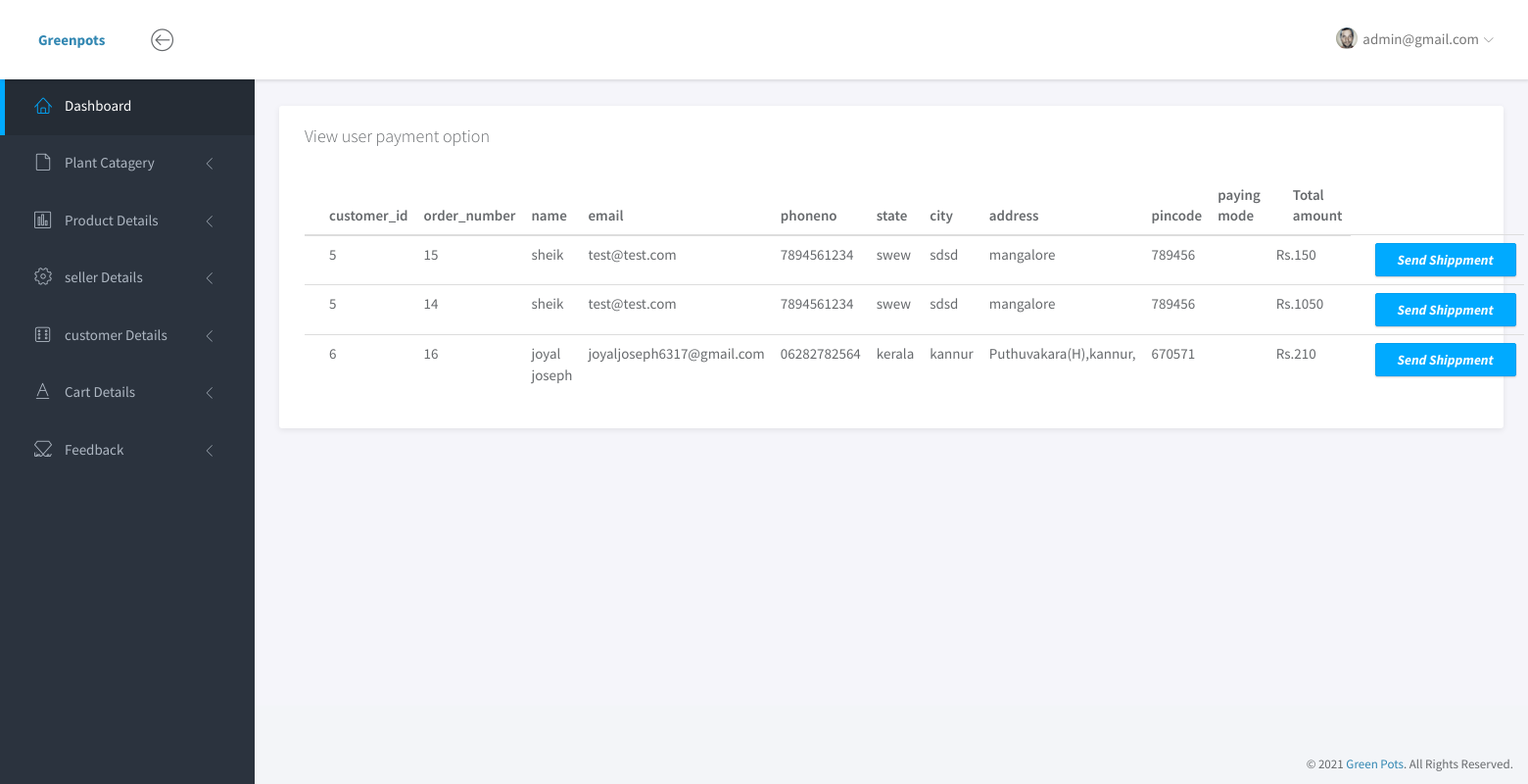
The page /admin/vieworderpay.php (signed in) on the database its author committed.
### tables this page shows
CREATE TABLE `ordercheckout` (
  `or_id` int(11) NOT NULL,
  `u_id` int(100) NOT NULL,
  `name` varchar(100) NOT NULL,
  `email` varchar(100) NOT NULL,
  `phone` varchar(100) NOT NULL,
  `address` varchar(1000) NOT NULL,
  `city` varchar(100) NOT NULL,
  `state` varchar(100) NOT NULL,
  `pin` int(100) NOT NULL,
  `paymode` varchar(100) NOT NULL,
  `cardname` varchar(100) NOT NULL,
  `cardno` varchar(100) NOT NULL,
  `cvv` varchar(100) NOT NULL,
  `tamount` int(100) NOT NULL,
  `expm` varchar(100) NOT NULL,
  `expy` varchar(100) NOT NULL
);

### app/Main.php (called while the page is built, shortened)
<?php
class Main {
    public function __construct(){
        try{
            $this->conn = new PDO(DB_TYPE.":host=".DB_SERVER.";dbname=".DB_DATABASE, DB_USER, DB_PASSWORD);
        }
        catch (PDOException $e){
            echo '<h3>Database Not Connected</h3>','<p>Please Check database connection before running this site ...</p>'; exit;
        }
    }
}

### app/Admin.php (called while the page is built, shortened)
<?php
class Admin extends Main
{
	public function ret($stmt){
		$stmt = $this->conn->prepare($stmt);
		$stmt->execute();
		return $stmt;
	}
}
?>

### admin/vieworderpay.php (the view, shortened to what this page needs)
<?php
$admin = new Admin();
?>
<!doctype html>
<html lang="en">
<head>
	<link rel="stylesheet" href="assets/vendor/bootstrap/css/bootstrap.min.css">
	<link rel="stylesheet" href="assets/vendor/font-awesome/css/font-awesome.min.css">
	<link rel="stylesheet" href="assets/vendor/linearicons/style.css">
	<link rel="stylesheet" href="assets/vendor/chartist/css/chartist-custom.css">
	<link rel="stylesheet" href="assets/css/main.css">
	<link rel="stylesheet" href="assets/css/demo.css">
</head>
<body>
	<div id="wrapper">
		<?php include "header.php" ?>
        <?php include "sidebar.php" ?>
		<div class="main">
			<div class="main-content">
				<div class="container-fluid">
							<div class="panel">
								<div class="panel-heading">
									<h3 class="panel-title">View user payment option</h3>
								</div>
								<div class="panel-body">
									<table class="table table-hover table-dark">
										<thead>
											<tr>
												<th>customer_id</th>
												<th>order_number</th>
												<th>name</th>
												<th>email</th>
												<th>phoneno</th>
												<th>state</th>
												<th>city</th>
												<th>address</th>
												<th>pincode</th>
												<th>paying mode</th>
												<th>Total amount</th>
											</tr>
										</thead>
										<tbody>
											<?php
                                   $stmtss=$admin -> ret("SELECT * FROM `ordercheckout`");
                                   while($rowss=$stmtss->fetch(PDO::FETCH_ASSOC))
                                   {
                                         ?>
											<tr>
												  <td><?= $rowss['u_id']; ?></td>
												  <td><?= $rowss['or_id']; ?></td>
												   <td><?= $rowss['name']; ?></td>
												  <td><?= $rowss['email']; ?></td>
												   <td><?= $rowss['phone']; ?></td>
												  <td><?= $rowss['state']; ?></td>
												   <td><?= $rowss['city']; ?></td>
												  <td><?= $rowss['address']; ?></td>
												   <td><?= $rowss['pin']; ?></td>
												    <td style="color:red"><?= $rowss['paymode']; ?></td>
												    <td>Rs.<?= $rowss['tamount']; ?></td>
												     <td>
                              <a href="addorderdetail.php?id=<?= $rowss['or_id']; ?>" class="btn btn-primary" onclick="return confirm('Are you sure want do shipment?')"><b><i>Send Shippment</i></b></a>
                          </td>
											</tr>
										<?php } ?>
										</tbody>
									</table>
								</div>
							</div>
				</div>
			</div>
		</div>
        <?php include "footer.php" ?>
	</div>
</body>
</html>

### admin/header.php (shortened to what this page needs)
<nav class="navbar navbar-default navbar-fixed-top">
			<div class="brand">
				<a href="index.php"><b>Greenpots</b></a>
			</div>
			<div class="container-fluid">
				<div class="navbar-btn">
					<button type="button" class="btn-toggle-fullwidth"><i class="lnr lnr-arrow-left-circle"></i></button>
				</div>
				<div id="navbar-menu">
					<ul class="nav navbar-nav navbar-right">
						<li class="dropdown">
					   <?php
                        $stmt=$admin -> ret("SELECT * FROM admin");
                        $row=$stmt->fetch(PDO::FETCH_ASSOC);
                        ?>
							<a href="#" class="dropdown-toggle" data-toggle="dropdown"><img src="assets/img/user.png" class="img-circle" alt="Avatar"> <span><?php echo $row['email'];?></span> <i class="icon-submenu lnr lnr-chevron-down"></i></a>
						</li>
					</ul>
				</div>
			</div>
		</nav>

### admin/assets/css/main.css (style rules this page uses)
html { position: relative; min-height: 100%; }
body { background-color: #F3F5F8; font-family: "Source Sans Pro", sans-serif; font-size: 15px; color: #676a6d; }
a { color: #3287B2; }
th { font-weight: 600; }
#wrapper .main { -webkit-transition: all 0.3s ease-in-out; -moz-transition: all 0.3s ease-in-out; -ms-transition: all 0.3s ease-in-out; -o-transition: all 0.3s ease-in-out; transition: all 0.3s ease-in-out; width: calc(100% - 260px); left: 0; position: relative; float: right; background-color: #f5f5fa; }
#wrapper #sidebar-nav, #wrapper .main { padding-top: 80px; }
.main-content { padding: 28px 10px; }
.navbar-default { -webkit-transition: all 0.3s ease-in-out; -moz-transition: all 0.3s ease-in-out; -ms-transition: all 0.3s ease-in-out; -o-transition: all 0.3s ease-in-out; transition: all 0.3s ease-in-out; -moz-box-shadow: 1px 2px 3px rgba(0, 0, 0, 0.1); -webkit-box-shadow: 1px 2px 3px rgba(0, 0, 0, 0.1); box-shadow: 1px 2px 3px rgba(0, 0, 0, 0.1); -webkit-border-radius: 0; -moz-border-radius: 0; border-radius: 0; padding: 0; margin: 0; border: none; background-color: #fff; }
.navbar-default .brand { float: left; padding: 30px 39px; background-color: #fff; }
.navbar-btn { float: left; padding: 16px 0; }
.navbar-btn button { font-size: 24px; padding: 4px 8px; line-height: .7; border: none; background: none; outline: none; }
.navbar-nav > li > a { padding: 28px 20px; }
.navbar-nav > li > a > i { font-size: 22px; margin-right: 2px; vertical-align: middle; }
.navbar-nav > li > a > i.icon-submenu { margin-left: 2px; margin-right: 0; font-size: 10px; position: relative; top: 2px; }
.navbar-nav > li > a > span { position: relative; top: 2px; }
.navbar-nav > li > a img { width: 22px; margin-right: 2px; }
@media screen and (min-width: 768px) { .navbar-nav.navbar-right { margin-right: 0; } }
.btn { -webkit-border-radius: 2px; -moz-border-radius: 2px; border-radius: 2px; -moz-box-shadow: 0px 1px 2px 0 rgba(0, 0, 0, 0.2); -webkit-box-shadow: 0px 1px 2px 0 rgba(0, 0, 0, 0.2); box-shadow: 0px 1px 2px 0 rgba(0, 0, 0, 0.2); padding: 6px 22px; }
.btn-primary { background-color: #00AAFF; border-color: #00a0f0; }
.panel { -webkit-border-radius: 3px; -moz-border-radius: 3px; border-radius: 3px; -moz-box-shadow: 0 2px 6px rgba(0, 0, 0, 0.08); -webkit-box-shadow: 0 2px 6px rgba(0, 0, 0, 0.08); box-shadow: 0 2px 6px rgba(0, 0, 0, 0.08); background-color: #fff; margin-bottom: 30px; }
.panel .panel-heading, .panel .panel-body, .panel .panel-footer { padding-left: 25px; padding-right: 25px; }
.panel .panel-heading { padding-top: 20px; padding-bottom: 20px; position: relative; }
.panel .panel-heading .panel-title { margin: 0; font-size: 18px; font-weight: 300; }
.panel .panel-body { padding-top: 10px; padding-bottom: 15px; }
.panel .table > thead > tr > td:first-child, .panel .table > thead > tr > th:first-child, .panel .table > tbody > tr > td:first-child, .panel .table > tbody > tr > th:first-child, .panel .table > tfoot > tr > td:first-child, .panel .table > tfoot > tr > th:first-child { padding-left: 25px; }
.panel .table > thead > tr > td:last-child, .panel .table > thead > tr > th:last-child, .panel .table > tbody > tr > td:last-child, .panel .table > tbody > tr > th:last-child, .panel .table > tfoot > tr > td:last-child, .panel .table > tfoot > tr > th:last-child { padding-left: 25px; }

### rows shown on the page
ordercheckout: u "5", or_id "15", name "sheik", email "test@test.com", phone "7894561234", state "swew", city "sdsd", address "mangalore", pin "789456", tamount "150"
ordercheckout: u "5", or_id "14", name "sheik", email "test@test.com", phone "7894561234", state "swew", city "sdsd", address "mangalore", pin "789456", tamount "1050"
ordercheckout: u "6", or_id "16", name "joyal joseph", email "joyaljoseph6317@gmail.com", phone "06282782564", state "kerala", city "kannur", address "Puthuvakara(H),kannur,", pin "670571", tamount "210"

### other values the page prints
$row['email'] "admin@gmail.com"
